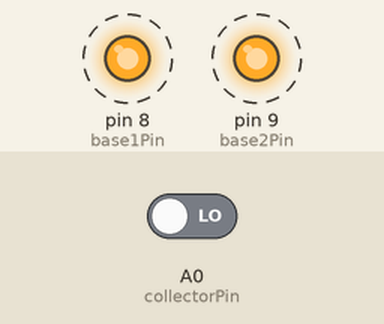
Bench run of a sketch on a simulated Arduino Uno, built with avr-gcc and run on an emulated ATmega328P. Parts: output pins drawn as LEDs (lit = HIGH). Dashed ring = blinking. Inputs (shaded band) come from the test bench; at power-on: A0 (collectorPin) LOW. What the sketch prints to the serial monitor is not drawn.

Above: at 0.2 s.
Timing chart, 0 to 4.6 s (numbered marks = the images above):
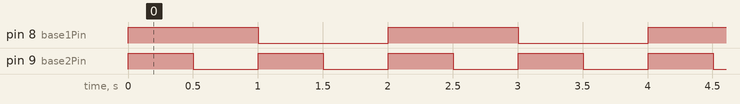

Measured:
- by itself, pin 8 (base1Pin): alternates HIGH for 1.0 s and LOW for 1.0 s
- by itself, pin 9 (base2Pin): alternates HIGH for 0.50 s and LOW for 0.50 s
- by itself, everything shown: repeats every 2.0 s, in 4 steps

The sketch:

NAND-Gate.ino
```cpp
int collectorPin = A0;
int base1Pin = 8;
int base2Pin = 9;

void setup() {
  // put your setup code here, to run once:
  pinMode(collectorPin, INPUT);
  pinMode(base1Pin, OUTPUT);
  pinMode(base2Pin, OUTPUT);
  Serial.begin(9600);
  Serial.println();
  // send(HIGH, HIGH);
  // send(HIGH, LOW);
  // send(LOW, HIGH);
  // send(LOW, LOW);


  // digitalWrite(base1Pin, HIGH);
  // digitalWrite(base2Pin, HIGH);
  // int value = digitalRead(collectorPin);
  // Serial.print("base1=1; base2=1; output=");
  // Serial.println(value);
  // digitalWrite(base1Pin, HIGH);
  // digitalWrite(base2Pin, LOW);
  // value = digitalRead(collectorPin);
  // Serial.print("base1=1; base2=0; output=");
  // Serial.println(value);
  // digitalWrite(base1Pin, LOW);
  // digitalWrite(base2Pin, HIGH);
  // value = digitalRead(collectorPin);
  // Serial.print("base1=0; base2=1; output=");
  // Serial.println(value);
  // digitalWrite(base1Pin, LOW);
  // digitalWrite(base2Pin, LOW);
  // value = digitalRead(collectorPin);
  // Serial.print("base1=0; base2=0; output=");
  // Serial.println(value);

}

void send(int base1, int base2){
  digitalWrite(base1Pin, base1);
  digitalWrite(base2Pin, base2);
  // int value = digitalRead(collectorPin); // move this line few lines down
  Serial.print("base1=");
  Serial.print(base1);
  Serial.print("; base2=");
  Serial.print(base2);
  Serial.print("; output=");
  int value = digitalRead(collectorPin);
  Serial.println(value);

  delay(500);
}
void loop() {
  // put your main code here, to run repeatedly:
  send(HIGH, HIGH);
  send(HIGH, LOW);
  send(LOW, HIGH);
  send(LOW, LOW);
}
```
